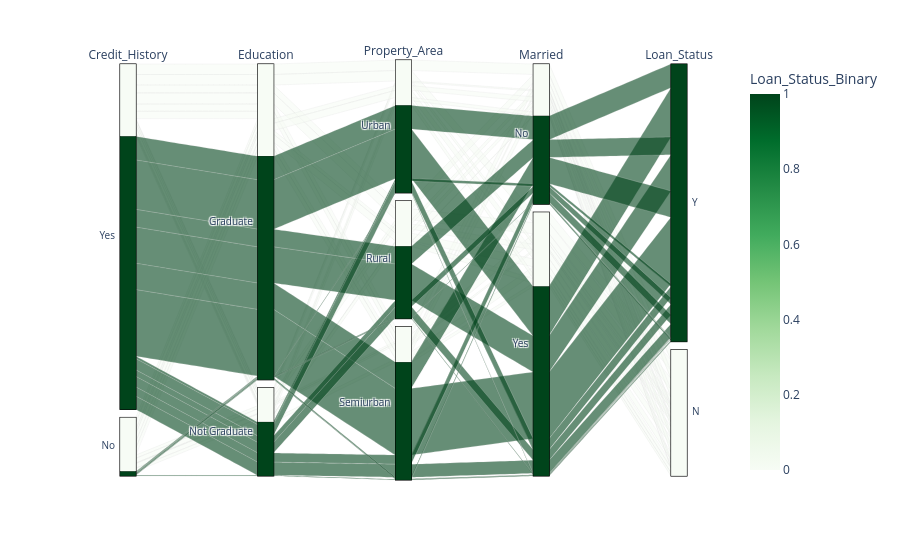

Notebook code cell kept with this figure:
### Markdown cell above
- Approved Loans (Y) Have Higher Amounts,(upto 700+),bank trust them with larger loans.
- Rejected applicants (N) mostly ask for ₹100–₹400, but some even apply for ₹500+ and get rejected.
- Most Loans Are Around ₹100–₹200
- Bigger loans → More approvals (but not always).
- Rejections happen even for big loans if risk is high.

### Code cell
df['Loan_Status_Binary'] = (
    df['Loan_Status']
    .map({'N':0,'Y':1})
)

fig = px.parallel_categories(
    df,

    dimensions=[
        'Credit_History',
        'Education',
        'Property_Area',
        'Married',
        'Loan_Status'
    ],

    color='Loan_Status_Binary',

    color_continuous_scale=
    px.colors.sequential.Greens
)

fig.show()

### Figure 1 — Plotly figure (JSON) as saved in the notebook; plotly's stock layout.template omitted (floating-point values rounded to 4 significant figures; data arrays with more than 128 entries replaced by an {"elided": "..."} marker saying what was removed)
{"data": [{"dimensions": [{"label": "Credit_History", "values": {"elided": "614 str values"}}, {"label": "Education", "values": {"elided": "614 str values"}}, {"label": "Property_Area", "values": {"elided": "614 str values"}}, {"label": "Married", "values": {"elided": "614 str values"}}, {"label": "Loan_Status", "values": {"elided": "614 str values"}}], "domain": {"x": [0, 1], "y": [0, 1]}, "line": {"color": {"elided": "614 int values"}, "coloraxis": "coloraxis"}, "name": "", "type": "parcats"}], "layout": {"autosize": true, "coloraxis": {"colorbar": {"title": {"text": "Loan_Status_Binary"}}, "colorscale": [[0, "rgb(247,252,245)"], [0.125, "rgb(229,245,224)"], [0.25, "rgb(199,233,192)"], [0.375, "rgb(161,217,155)"], [0.5, "rgb(116,196,118)"], [0.625, "rgb(65,171,93)"], [0.75, "rgb(35,139,69)"], [0.875, "rgb(0,109,44)"], [1, "rgb(0,68,27)"]]}, "legend": {"tracegroupgap": 0}, "margin": {"t": 60}}}
